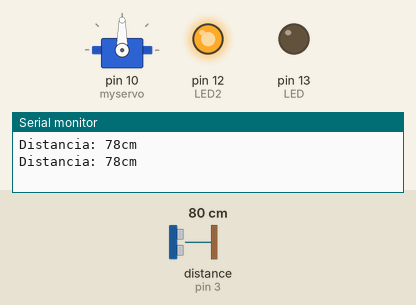
Simulated run of this sketch. Board: Arduino Uno, built with avr-gcc and run on an emulated ATmega328P. Parts: servo, output pins drawn as LEDs (lit = HIGH), the last lines printed to the serial monitor. Wiring (inferred from the names in the program): ultrasonic range finder: trigger pin 2; echo pin 3. The inputs (shaded band) are chosen by the test bench; at power-on: distance to the obstacle (sensor on pin 3) 80 cm. The echo pulse lasts 58.3 µs per cm; pins used as bus, display or sensor lines are not drawn.

Above: at 1.9 s.
2.0 s: distance to the obstacle (sensor on pin 3) set to 66 cm
3.5 s: distance to the obstacle (sensor on pin 3) set to 60 cm
At 5.0 s:
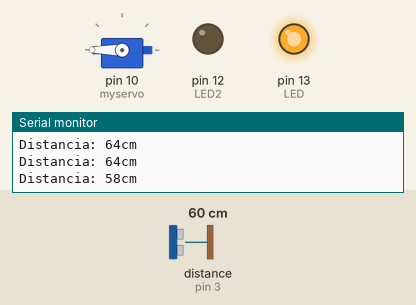
6.0 s: distance to the obstacle (sensor on pin 3) set to 120 cm
At 7.1 s:
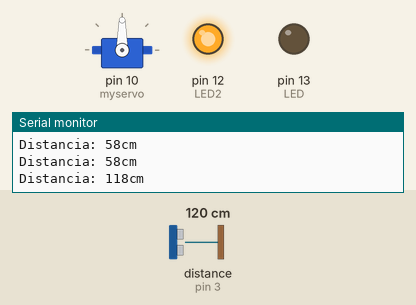
8.2 s: distance to the obstacle (sensor on pin 3) set to 2 cm
At 10.4 s:
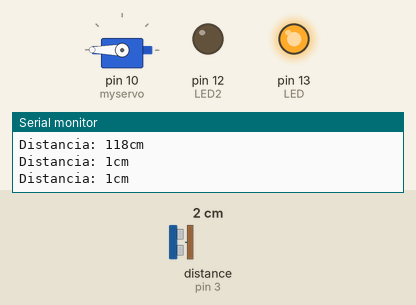
Timing chart, 0 to 11.4 s (numbered marks = the images above; inputs shaded):
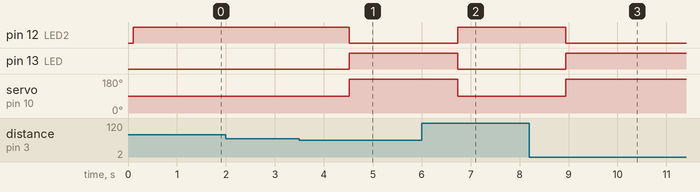

The sketch:

LED_SERVO.ino
```cpp
//Ultra
#include <Servo.h>

Servo myservo;
const int Trigger = 2;          //Pin digital 2 para el Trigger del sensor
const int Echo    = 3;          //Pin digital 3 para el Echo del sensor
int LED           = 13;
int LED2 = 12;
int pos = 90;

void setup()
{
  Serial.begin(9600);           //iniciailzamos la comunicación
  pinMode(Trigger, OUTPUT);     //pin como salida
  pinMode(Echo, INPUT);         //pin como entrada
   pinMode(LED, OUTPUT);
  pinMode(LED2, OUTPUT);
  digitalWrite(Trigger, LOW);   //Inicializamos el pin con 0
  digitalWrite(LED, INPUT);
  myservo.attach(10);
}

void loop()
{
  long t;                       //timepo que demora en llegar el eco
  long d;                       //distancia en centimetros

  digitalWrite(Trigger, HIGH);
  delayMicroseconds(10);        //Enviamos un pulso de 10us
  digitalWrite(Trigger, LOW);

  t = pulseIn(Echo, HIGH);      //obtenemos el ancho del pulso
  d = t/59;                     //escalamos el tiempo a una distancia en cm

  Serial.print("Distancia: ");
  Serial.print(d);              //Enviamos serialmente el valor de la distancia
  Serial.print("cm");
  Serial.println();
  delay(100);                   //Hacemos una pausa de 100ms

  if (d <= 60)
  {
      digitalWrite(LED, HIGH);
      digitalWrite(LED2, LOW);
      myservo.write(180);              // tell servo to go to position in variable 'pos'
      delay(1000);

  }
  else if (d > 60)
  {
    digitalWrite(LED, LOW);
    digitalWrite(LED2, HIGH);
    myservo.write(90);              // tell servo to go to position in variable 'pos'
    delay(1000);

  }

}
```

Measured:
- the behaviour switches between 63 and 62 cm on distance to the obstacle (sensor on pin 3) (found by bisection; images 0 and 1)
- after the input at 3.5 s, pin 12 (LED2): HIGH → LOW after 1.0 s; pin 13 (LED): LOW → HIGH after 1.0 s; servo on pin 10 (myservo): 90° → 180° after 1.0 s
- after the input at 6.0 s, pin 12 (LED2): LOW → HIGH after 0.74 s; pin 13 (LED): HIGH → LOW after 0.74 s; servo on pin 10 (myservo): 180° → 90° after 0.74 s
- after the input at 8.2 s, pin 12 (LED2): HIGH → LOW after 0.75 s; pin 13 (LED): LOW → HIGH after 0.75 s; servo on pin 10 (myservo): 90° → 180° after 0.75 s
